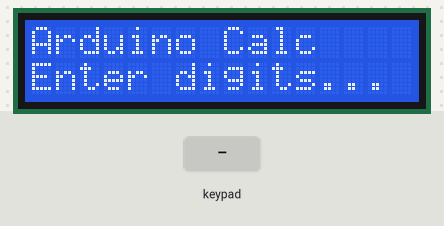
Simulated run of this sketch. Board: Arduino Uno, built with avr-gcc and run on an emulated ATmega328P. Shown: 16×2 character LCD. Inputs (shaded band) come from the test bench.

Above: at 4.2 s.
4.3 s: keypad keys 3 4 5 6 * pressed 0.4 s apart
At 6.6 s:
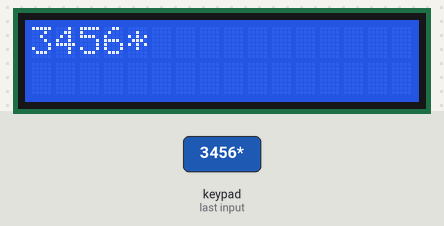
7.8 s: key 'A' pressed
9.3 s: key 'D' pressed
At 10.4 s:
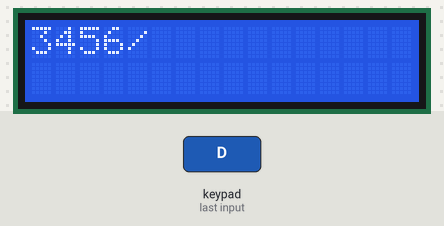
10.8 s: keypad keys 3 4 5 6 A pressed 0.4 s apart
At 13.1 s:
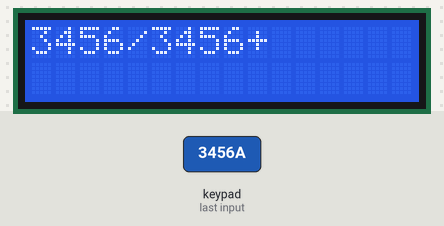
14.3 s: key '*' pressed
15.8 s: keypad keys 3 4 5 6 D pressed 0.4 s apart
At 17.9 s:
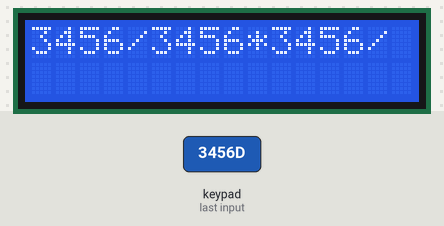
Timing chart, 0 to 19.4 s (numbered marks = the images above; inputs shaded):
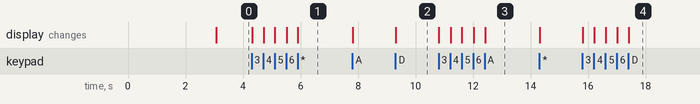

Measured:
- after the input at 4.3 s, the display: first changes at once (image 1 shows a later state)
- after the input at 9.3 s, the display: changes at once (image 2)
- after the input at 10.8 s, the display: first changes at once (image 3 shows a later state)
- after the input at 15.8 s, the display: first changes at once (image 4 shows a later state)

The sketch:

ArduinoCalculator.ino
```cpp
#include <LiquidCrystal.h>
#include <Keypad.h>   // Look for Keypad by Mark Stanley, Alexander Brevig.

// ---------------- LCD PINS (UNO) ----------------
const uint8_t LCD_RS = 12;
const uint8_t LCD_E  = 11;
const uint8_t LCD_D4 = 10;
const uint8_t LCD_D5 = 9;
const uint8_t LCD_D6 = 8;
const uint8_t LCD_D7 = 7;

LiquidCrystal lcd(LCD_RS, LCD_E, LCD_D4, LCD_D5, LCD_D6, LCD_D7);

// ---------------- KEYPAD SETUP ------------------
const byte ROWS = 4, COLS = 4;

// Key layout
char keys[ROWS][COLS] = {
  {'1','2','3','A'},
  {'4','5','6','B'},
  {'7','8','9','C'},
  {'*','0','#','D'}
};

// UNO pins for keypad
// byte rowPins[ROWS] = {6, 5, 4, 3};     // R1..R4
// byte colPins[COLS] = {A0, A1, A2, A3}; // C1..C4
byte rowPins[ROWS] = {A3, A2, A1, A0};     // R1..R4
byte colPins[COLS] = {3, 4, 5, 6}; // C1..C4

Keypad keypad = Keypad(makeKeymap(keys), rowPins, colPins, ROWS, COLS);

// ---------------- CALCULATOR STATE --------------
const uint8_t MAX_TOKENS = 16;
long numbers[MAX_TOKENS];
char opsArr[MAX_TOKENS];
uint8_t nCount = 0, oCount = 0;

String currentNumber = "";
String expr = "";

// --------------- Helpers -----------------------
void showTopTail(const String &s) {
  lcd.setCursor(0, 0);
  if (s.length() <= 16) {
    lcd.print("                ");
    lcd.setCursor(0, 0);
    lcd.print(s);
  } else {
    String tail = s.substring(s.length() - 16);
    lcd.print(tail);
  }
}

void showBottom(const String &s) {
  lcd.setCursor(0, 1);
  lcd.print("                ");
  lcd.setCursor(0, 1);
  if (s.length() <= 16) lcd.print(s);
  else lcd.print(s.substring(0, 16));
}

void clearAll() {
  currentNumber = "";
  expr = "";
  nCount = 0;
  oCount = 0;
  lcd.clear();
  lcd.setCursor(0, 0); lcd.print("Arduino Calc");
  lcd.setCursor(0, 1); lcd.print("Enter digits...");
}

bool pushNumberIfAny() {
  if (currentNumber.length() == 0) return false;
  if (nCount >= MAX_TOKENS) return false;
  long v = currentNumber.toInt();
  numbers[nCount++] = v;
  currentNumber = "";
  return true;
}

void appendDigit(char d) {
  if (currentNumber.length() < 10) {
    currentNumber += d;
    expr += d;
  }
}

void appendOperator(char op) {
  if (currentNumber.length() == 0 && nCount == 0) return;
  pushNumberIfAny();
  if (nCount == oCount && oCount > 0) {
    opsArr[oCount - 1] = op;
    if (expr.length() > 0) expr.setCharAt(expr.length() - 1, op);
    return;
  }
  if (oCount >= MAX_TOKENS) return;
  opsArr[oCount++] = op;
  expr += op;
}

bool computeResult(long &out) {
  pushNumberIfAny();
  if (nCount == 0) return false;
  if (oCount >= nCount) {
    if (oCount > 0) oCount--;
    if (expr.length() > 0) expr.remove(expr.length() - 1);
  }
  if (oCount == 0) { out = numbers[0]; return true; }

  long n2[MAX_TOKENS];
  char o2[MAX_TOKENS];
  uint8_t n2c = 0, o2c = 0;

  n2[n2c++] = numbers[0];

  for (uint8_t i = 0; i < oCount; i++) {
    char op = opsArr[i];
    long rhs = numbers[i + 1];

    if (op == '*' || op == '/') {
      long lhs = n2[n2c - 1];
      if (op == '*') n2[n2c - 1] = lhs * rhs;
      else {
        if (rhs == 0) return false;
        n2[n2c - 1] = lhs / rhs;
      }
    } else {
      o2[o2c++] = op;
      n2[n2c++] = rhs;
    }
  }

  long acc = n2[0];
  for (uint8_t i = 0; i < o2c; i++) {
    long rhs = n2[i + 1];
    if (o2[i] == '+') acc += rhs;
    else              acc -= rhs;
  }
  out = acc;
  return true;
}

// --------------- Setup -------------------------
void setup() {
  lcd.begin(16, 2);

  // --- Show welcome message first ---
  lcd.clear();
  lcd.setCursor(0, 0);
  lcd.print("Welcome User!");
  lcd.setCursor(0, 1);
  lcd.print("Calc by Ayo :)");  // change this name
  delay(3000);  // show for 3 seconds

  // --- Then go into calculator mode ---
  clearAll();
}

// --------------- Main Loop ---------------------
void loop() {
  char k = keypad.getKey();
  if (!k) return;

  switch (k) {
    case '0'...'9':
      appendDigit(k);
      showTopTail(expr);
      showBottom(currentNumber.length() ? currentNumber : " ");
      break;

    case 'A': appendOperator('+'); showTopTail(expr); showBottom(" "); break;
    case 'B': appendOperator('-'); showTopTail(expr); showBottom(" "); break;
    case '*': appendOperator('*'); showTopTail(expr); showBottom(" "); break;
    case 'D': appendOperator('/'); showTopTail(expr); showBottom(" "); break;

    case 'C': clearAll(); break;

    case '#': {
      long result;
      bool ok = computeResult(result);
      showTopTail(expr);
      if (!ok) {
        showBottom("Err (e.g. /0)");
      } else {
        showBottom(String(result));
        numbers[0] = result;
        nCount = 1;
        oCount = 0;
        currentNumber = "";
        expr = String(result);
      }
      break;
    }
  }
}
```
